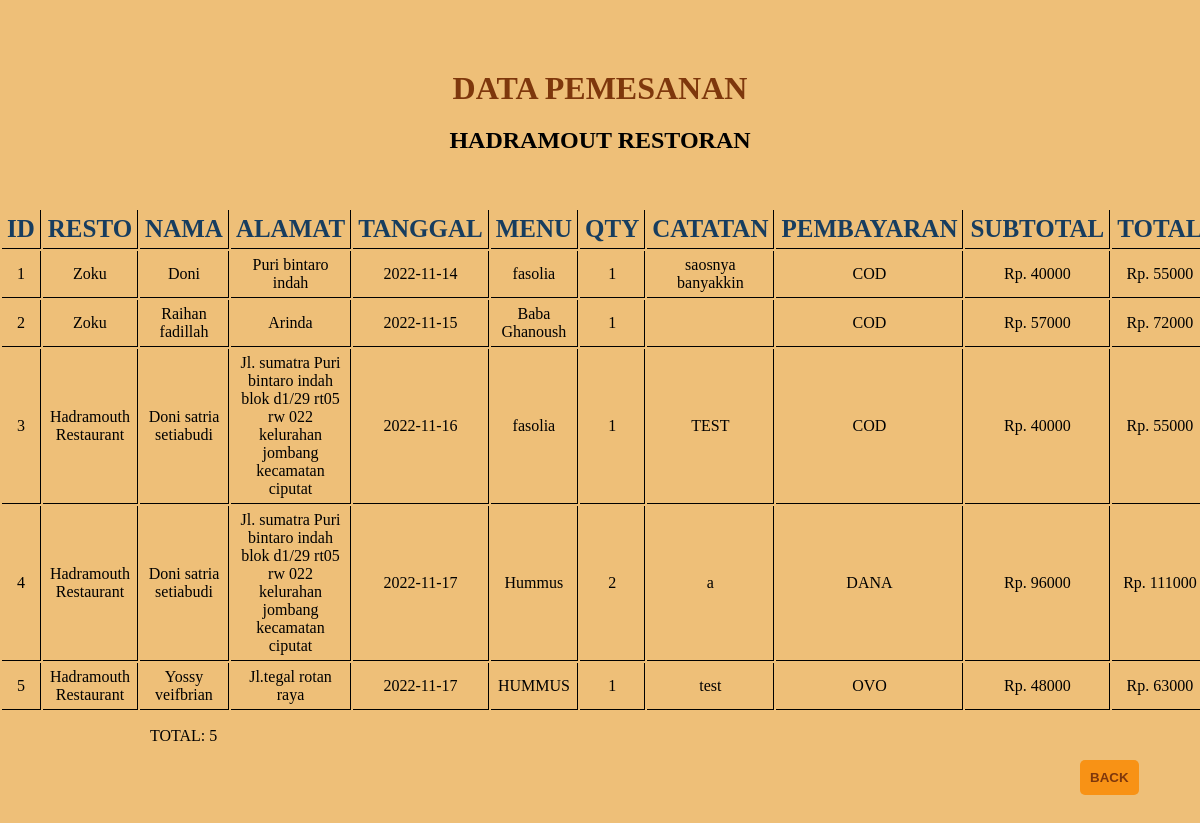
Page /admin/resto/hadramout.php on the committed database.
### tables this page shows
CREATE TABLE `pesanhadramout` (
  `ID` int(50) NOT NULL,
  `RESTO` varchar(255) NOT NULL,
  `NAMA` varchar(255) NOT NULL,
  `ALAMAT` varchar(255) NOT NULL,
  `TANGGAL` varchar(255) NOT NULL,
  `MENU` varchar(255) NOT NULL,
  `JUMLAH` int(50) NOT NULL,
  `CATATAN` varchar(255) NOT NULL,
  `PEMBAYARAN` varchar(255) NOT NULL,
  `SUBTOTAL` int(50) NOT NULL,
  `TOTAL` int(50) NOT NULL
);

### admin/resto/hadramout.php (the view, shortened to what this page needs)
<?php include("../../config.php") ?>
<!DOCTYPE html>
<html lang="en">
<head>
    <link rel="stylesheet" type="text/css" href="../../resto/style.css">
</head>
<body>
    <h1>DATA PEMESANAN</h1>
    <center><h2>HADRAMOUT RESTORAN</h2></center>
    <br><br><br>
    <table>
		<thead>
			<tr>
				<th>ID</th>
				<th>RESTO</th>
				<th>NAMA</th>
                <th>ALAMAT</th>
                <th>TANGGAL</th>
				<th>MENU</th>
                <th>QTY</th>
				<th>CATATAN</th>
                <th>PEMBAYARAN</th>
                <th>SUBTOTAL</th>
				<th>TOTAL</th>
			</tr>
		</thead>
		<tbody>
			<?php
				$sql = "SELECT * FROM pesanhadramout";
				$query = mysqli_query($db, $sql);
				while($pesanhadramout = mysqli_fetch_array($query)){
					echo "<tr>";
					echo "<td>".$pesanhadramout['ID']."</td>";
					echo "<td>".$pesanhadramout['RESTO']."</td>";
					echo "<td>".$pesanhadramout['NAMA']."</td>";
					echo "<td>".$pesanhadramout['ALAMAT']."</td>";
					echo "<td>".$pesanhadramout['TANGGAL']."</td>";
					echo "<td>".$pesanhadramout['MENU']."</td>";
                    echo "<td>".$pesanhadramout['JUMLAH']."</td>";
					echo "<td>".$pesanhadramout['CATATAN']."</td>";
					echo "<td>".$pesanhadramout['PEMBAYARAN']."</td>";
					echo "<td> Rp. ".$pesanhadramout['SUBTOTAL']."</td>";
					echo "<td> Rp. ".$pesanhadramout['TOTAL']."</td>";
					echo "</tr>";
				}
			?>
		</tbody>
	</table>
	<p>TOTAL: <?php echo mysqli_num_rows($query) ?></p>
	<a href="../listriwayat.php"><button>BACK</button></a>
</body>
</html>
</body>
</html>

### resto/style.css (style rules this page uses)
* { margin: 0; padding: 0; }
body { background-color: #EEBF78; }
h1 { text-align: center; font-family: 'Goudy Old Style'; padding: 20px 20px; color: #7E370C; margin-top: 50px; }
table { width: 1000px; margin-left: auto; margin-right: auto; }
thead th { font-weight: bold; font-size: 25px; text-align: center; border-bottom: 1px solid #000; border-right: 1px solid black; color: rgb(23, 61, 95); padding: 5px 5px; }
tbody td { border-bottom: 1px solid #000; border-right: 1px solid black; padding: 20px 0; padding-bottom: 15px; text-align: center; padding: 5px 5px; }
p { margin-left: 150px; padding: 15px 0; }
a button { padding: 10px 10px; background-color: rgb(248, 146, 21); color: #7E370C; cursor: pointer; font-weight: bold; border: none; border-radius: 5px; -webkit-border-radius: 5px; -moz-border-radius: 5px; -ms-border-radius: 5px; -o-border-radius: 5px; margin-left: 1080px; margin-bottom: 50px; }

### rows in the picture
pesanhadramout: ID "1", RESTO "Zoku", NAMA "Doni", ALAMAT "Puri bintaro indah", TANGGAL "2022-11-14", MENU "fasolia", JUMLAH "1", CATATAN "saosnya banyakkin", PEMBAYARAN "COD", SUBTOTAL "40000", TOTAL "55000"
pesanhadramout: ID "2", RESTO "Zoku", NAMA "Raihan fadillah", ALAMAT "Arinda", TANGGAL "2022-11-15", MENU "Baba Ghanoush", JUMLAH "1", PEMBAYARAN "COD", SUBTOTAL "57000", TOTAL "72000"
pesanhadramout: ID "3", RESTO "Hadramouth Restaurant", NAMA "Doni satria setiabudi", ALAMAT "Jl. sumatra Puri bintaro indah blok d1/29 rt05 rw 022 kelurahan jombang kecamatan ciputat", TANGGAL "2022-11-16", MENU "fasolia", JUMLAH "1", CATATAN "TEST", PEMBAYARAN "COD", SUBTOTAL "40000", TOTAL "55000"
pesanhadramout: ID "4", RESTO "Hadramouth Restaurant", NAMA "Doni satria setiabudi", ALAMAT "Jl. sumatra Puri bintaro indah blok d1/29 rt05 rw 022 kelurahan jombang kecamatan ciputat", TANGGAL "2022-11-17", MENU "Hummus", JUMLAH "2", CATATAN "a", PEMBAYARAN "DANA", SUBTOTAL "96000", TOTAL "111000"
pesanhadramout: ID "5", RESTO "Hadramouth Restaurant", NAMA "Yossy veifbrian", ALAMAT "Jl.tegal rotan raya", TANGGAL "2022-11-17", MENU "HUMMUS", JUMLAH "1", CATATAN "test", PEMBAYARAN "OVO", SUBTOTAL "48000", TOTAL "63000"

### other values in the picture
mysqli_num_rows($query) "5"
